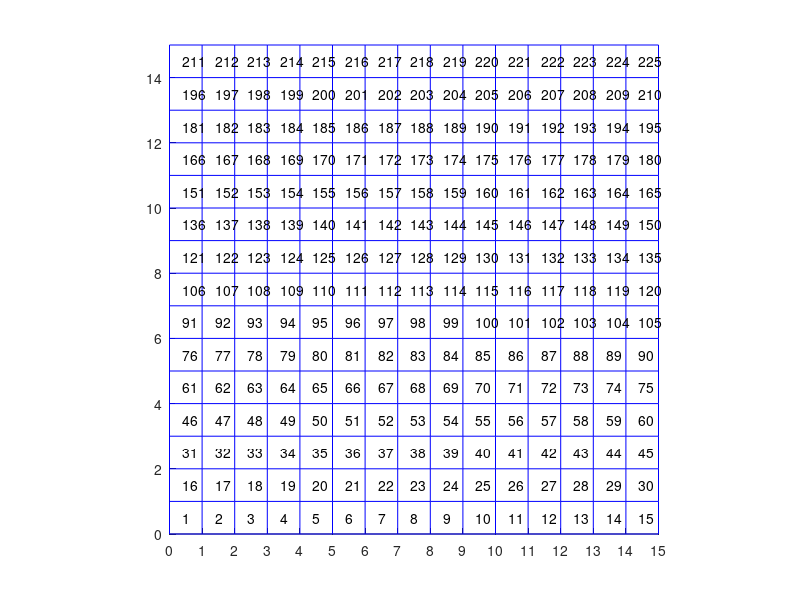

The MATLAB source for this figure: (Note: this script raises an error after producing the figure.)
close all
clear;clc;clf;
global Size;
x = linspace(0,15,16);
y = linspace(0,15,16);
[X,Y] = meshgrid(x,y);
line(X,Y,'color','b');
line(X',Y','color','b');
axis on equal;
axis([0 15 0 15]);
set(gca,'xtick',0:15);
Size=15;

gridindex = reshape(1:15*15,15,15)';
numposx = 0.5*(X(1:end-1,2:end)+X(1:end-1,1:end-1))-0.1;
numposy = 0.5*(Y(2:end,1:end-1)+Y(1:end-1,1:end-1));
for i = 1 : 15
    for j = 1 : 15
        text(numposx(i,j),numposy(i,j),num2str(gridindex(i,j)));
    end
end
P2 = [5,1];
P1 = [5,3];
covermat = calcover(P1,P2);